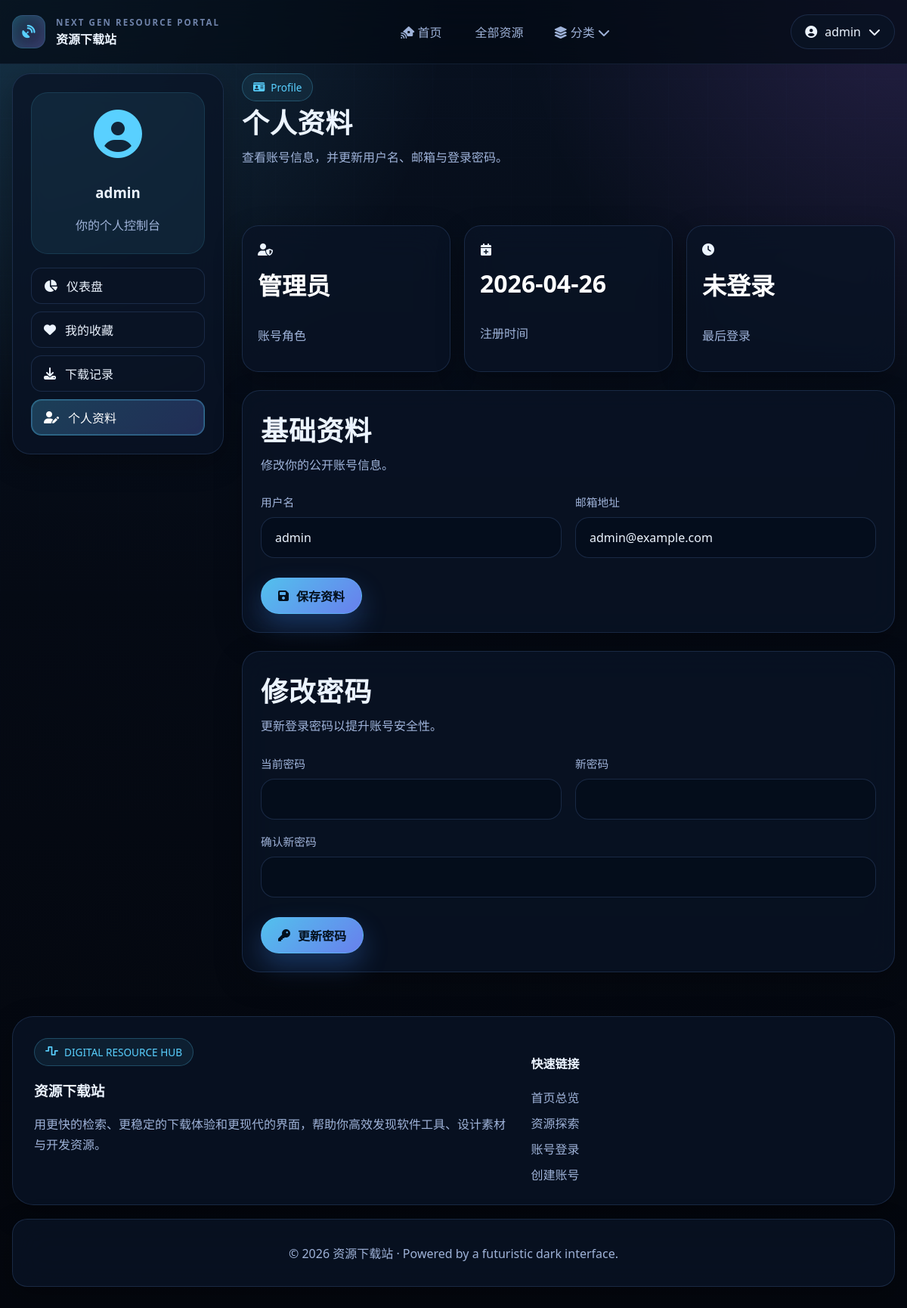
Screenshot of /www/user/profile.php (signed in) with the database file from the repository.
### tables this page shows
CREATE TABLE `settings` (
    `id` INT AUTO_INCREMENT PRIMARY KEY,
    `key` VARCHAR(100) NOT NULL,
    `value` TEXT DEFAULT NULL,
    UNIQUE KEY `uniq_settings_key` (`key`)
);

CREATE TABLE `users` (
    `id` INT AUTO_INCREMENT PRIMARY KEY,
    `username` VARCHAR(50) NOT NULL UNIQUE,
    `email` VARCHAR(100) NOT NULL UNIQUE,
    `password` VARCHAR(255) NOT NULL,
    `role` ENUM('user', 'admin') DEFAULT 'user',
    `created_at` TIMESTAMP DEFAULT CURRENT_TIMESTAMP,
    `last_login` TIMESTAMP NULL
);

### config/database.php (called while the page is built, shortened)
<?php
$db_host = getenv('DB_HOST') ?: '127.0.0.1';
$db_port = 3306;
$db_name = getenv('DB_NAME') ?: 'download_db';
$db_user = getenv('DB_USER') ?: 'root';
$db_pass = getenv('DB_PASS') ?: '';
$db_charset = 'utf8mb4';
try {
    $dsn = "mysql:host=$db_host;port=$db_port;dbname=$db_name;charset=$db_charset";
    $pdo = new PDO($dsn, $db_user, $db_pass);
    $pdo->setAttribute(PDO::ATTR_ERRMODE, PDO::ERRMODE_EXCEPTION);
    $pdo->setAttribute(PDO::ATTR_DEFAULT_FETCH_MODE, PDO::FETCH_ASSOC);
} catch(PDOException $e) {
    die("数据库连接失败: " . $e->getMessage());
}
function getSetting($key, $default = '') {
    global $pdo;
    try {
        $stmt = $pdo->prepare("SELECT value FROM settings WHERE `key` = ?");
        $stmt->execute([$key]);
        $result = $stmt->fetch();
        return $result ? $result['value'] : $default;
    } catch(Exception $e) {
        return $default;
    }
}
?>

### www/includes/functions.php (called while the page is built, shortened)
<?php
function isLoggedIn() {
    return isset($_SESSION['user_id']);
}
?>

### www/user/profile.php (the view, shortened to what this page needs)
<?php
require_once '../../config/database.php';
require_once '../includes/functions.php';
$userId = (int)$_SESSION['user_id'];
$stmt = $pdo->prepare("SELECT id, username, email, role, created_at, last_login, password FROM users WHERE id = ? LIMIT 1");
$stmt->execute([$userId]);
$user = $stmt->fetch();
?>
<!DOCTYPE html>
<html lang="zh-CN">
<head>
    <link rel="stylesheet" href="../assets/css/style.css">
    <link rel="stylesheet" href="https://cdnjs.cloudflare.com/ajax/libs/font-awesome/6.4.0/css/all.min.css">
</head>
<body class="page-shell user-page">
    <?php include '../includes/header.php'; ?>
    <section class="user-dashboard tech-section">
        <div class="container">
            <aside class="dashboard-sidebar">
                <div class="user-avatar-large">
                    <i class="fas fa-user-circle fa-4x"></i>
                    <h3><?= htmlspecialchars($_SESSION['username']) ?></h3>
                    <p class="muted">你的个人控制台</p>
                </div>
                <nav class="dashboard-nav">
                    <a href="dashboard.php"><i class="fas fa-chart-pie"></i> 仪表盘</a>
                    <a href="favorites.php"><i class="fas fa-heart"></i> 我的收藏</a>
                    <a href="downloads.php"><i class="fas fa-download"></i> 下载记录</a>
                    <a href="profile.php" class="active"><i class="fas fa-user-pen"></i> 个人资料</a>
                </nav>
            </aside>
            <div class="dashboard-content">
                <div class="page-heading">
                    <div>
                        <span class="pill"><i class="fas fa-id-card"></i> Profile</span>
                        <h1>个人资料</h1>
                        <p>查看账号信息，并更新用户名、邮箱与登录密码。</p>
                    </div>
                </div>
                <div class="stats-grid">
                    <div class="stat-card">
                        <i class="fas fa-user-shield"></i>
                        <h3><?= $user['role'] === 'admin' ? '管理员' : '普通用户' ?></h3>
                        <p>账号角色</p>
                    </div>
                    <div class="stat-card">
                        <i class="fas fa-calendar-plus"></i>
                        <h3><?= date('Y-m-d', strtotime($user['created_at'])) ?></h3>
                        <p>注册时间</p>
                    </div>
                    <div class="stat-card">
                        <i class="fas fa-clock"></i>
                        <h3><?= $user['last_login'] ? date('Y-m-d H:i', strtotime($user['last_login'])) : '未登录' ?></h3>
                        <p>最后登录</p>
                    </div>
                </div>
                <div class="table-panel">
                    <div class="panel-heading">
                        <div>
                            <h2>基础资料</h2>
                            <p>修改你的公开账号信息。</p>
                        </div>
                    </div>
                    <form method="POST" class="admin-form-grid profile-form-grid">
                        <div class="form-field">
                            <label for="username">用户名</label>
                            <input id="username" type="text" name="username" value="<?= htmlspecialchars($user['username']) ?>" required>
                        </div>
                        <div class="form-field">
                            <label for="email">邮箱地址</label>
                            <input id="email" type="email" name="email" value="<?= htmlspecialchars($user['email']) ?>" required>
                        </div>
                        <div class="form-actions form-field-span-2">
                            <button type="submit"><i class="fas fa-floppy-disk"></i> 保存资料</button>
                        </div>
                    </form>
                </div>
                <div class="table-panel">
                    <div class="panel-heading">
                        <div>
                            <h2>修改密码</h2>
                            <p>更新登录密码以提升账号安全性。</p>
                        </div>
                    </div>
                    <form method="POST" class="admin-form-grid profile-form-grid">
                        <div class="form-field">
                            <label for="current_password">当前密码</label>
                            <input id="current_password" type="password" name="current_password" required>
                        </div>
                        <div class="form-field">
                            <label for="new_password">新密码</label>
                            <input id="new_password" type="password" name="new_password" required>
                        </div>
                        <div class="form-field form-field-span-2">
                            <label for="confirm_password">确认新密码</label>
                            <input id="confirm_password" type="password" name="confirm_password" required>
                        </div>
                        <div class="form-actions form-field-span-2">
                            <button type="submit"><i class="fas fa-key"></i> 更新密码</button>
                        </div>
                    </form>
                </div>
            </div>
        </div>
    </section>
    <?php include '../includes/footer.php'; ?>
</body>
</html>

### www/includes/header.php (shortened to what this page needs)
<?php
$siteName = getSetting('site_name');
$currentDir = trim(str_replace('\\', '/', dirname($_SERVER['SCRIPT_NAME'] ?? '')), '/');
$basePrefix = $currentDir === '' ? '' : str_repeat('../', substr_count($currentDir, '/'));
$siteTagline = 'NEXT GEN RESOURCE PORTAL';
?>
<header class="site-header">
    <div class="container header-inner">
        <div class="logo">
            <a href="<?= $basePrefix ?>index.php">
                <span class="logo-mark"><i class="fas fa-satellite-dish"></i></span>
                <span class="logo-text">
                    <small><?= htmlspecialchars($siteTagline) ?></small>
                    <strong><?= htmlspecialchars($siteName) ?></strong>
                </span>
            </a>
        </div>
        <nav class="main-nav">
            <ul>
                <li><a href="<?= $basePrefix ?>index.php"><i class="fas fa-house-signal"></i> 首页</a></li>
                <li><a href="<?= $basePrefix ?>search.php?q="><i class="fas fa-grid-2"></i> 全部资源</a></li>
                <li class="dropdown category-dropdown">
                    <button type="button" class="dropdown-toggle" aria-expanded="false"><i class="fas fa-layer-group"></i> 分类 <i class="fas fa-chevron-down"></i></button>
                </li>
            </ul>
        </nav>
        <div class="header-actions">
            <?php if (isLoggedIn()): ?>
            <div class="user-menu">
                <button type="button" class="user-menu-toggle" aria-expanded="false"><i class="fas fa-circle-user"></i> <?= htmlspecialchars($_SESSION['username']) ?> <i class="fas fa-chevron-down"></i></button>
            </div>
            <?php else: ?>
            <a href="<?= $basePrefix ?>login.php" class="btn-login secondary"><i class="fas fa-right-to-bracket"></i> 登录</a>
            <a href="<?= $basePrefix ?>register.php" class="btn-register"><i class="fas fa-user-plus"></i> 注册</a>
            <?php endif; ?>
        </div>
    </div>
</header>

### www/includes/footer.php
<?php $siteName = getSetting('site_name'); ?>
<footer class="site-footer">
    <div class="container">
        <div class="footer-grid">
            <div class="footer-about">
                <span class="pill"><i class="fas fa-wave-square"></i> DIGITAL RESOURCE HUB</span>
                <h3><?= htmlspecialchars($siteName) ?></h3>
                <p>用更快的检索、更稳定的下载体验和更现代的界面，帮助你高效发现软件工具、设计素材与开发资源。</p>
            </div>
            <div class="footer-links">
                <h4>快速链接</h4>
                <ul>
                    <li><a href="index.php">首页总览</a></li>
                    <li><a href="search.php?q=">资源探索</a></li>
                    <li><a href="login.php">账号登录</a></li>
                    <li><a href="register.php">创建账号</a></li>
                </ul>
            </div>
        </div>
        <div class="footer-bottom">
            <p>© <?= date('Y') ?> <?= htmlspecialchars($siteName) ?> · Powered by a futuristic dark interface.</p>
        </div>
    </div>
</footer>

### rows the page displays
settings: value "资源下载站"
users: created_at "2026-04-26", username "admin", email "admin@example.com"

### other values shown
$siteTagline "NEXT GEN RESOURCE PORTAL"
$_SESSION['username'] "admin"
